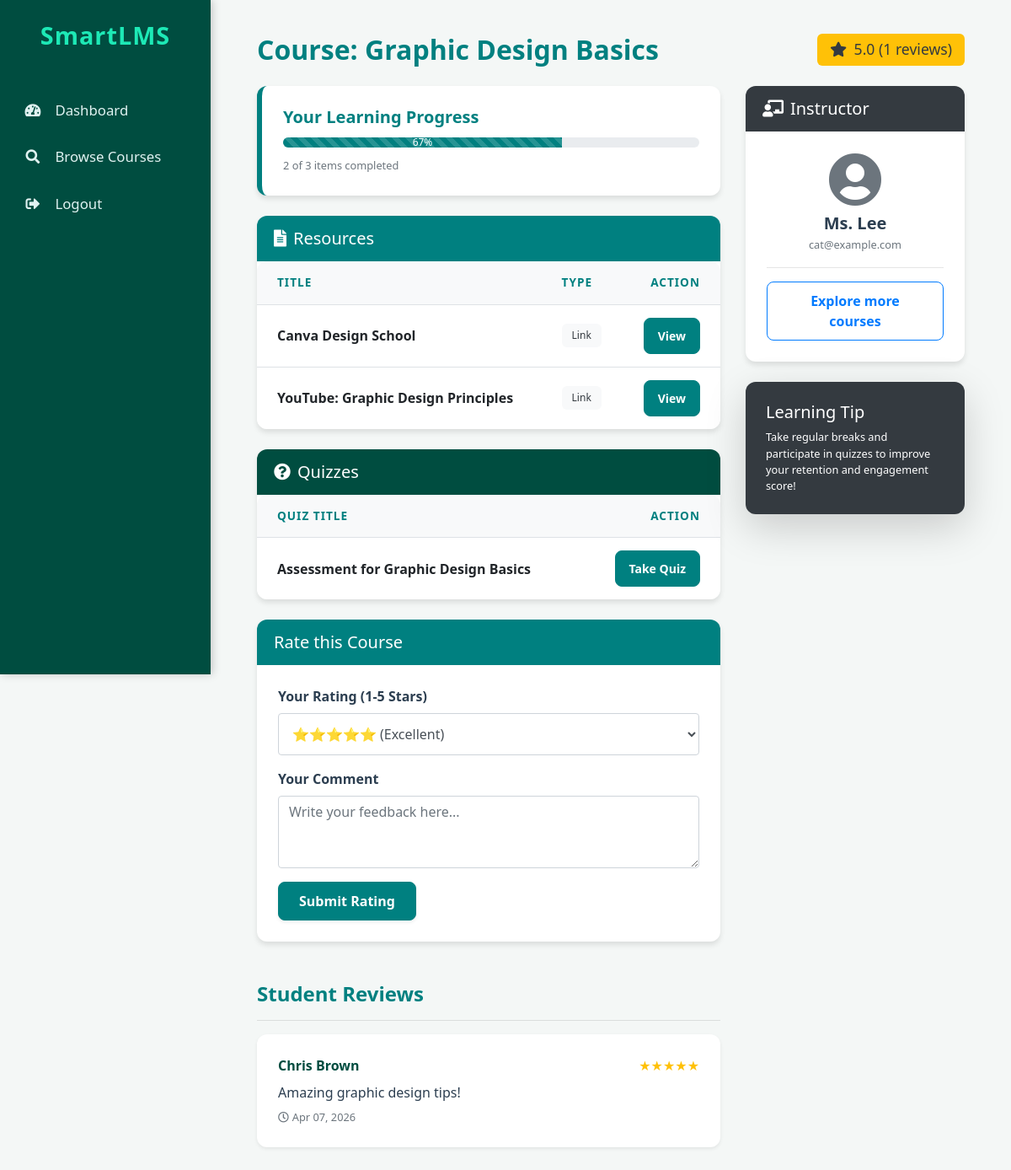
Screenshot of /SmartLMS/public/course_details.php?course_id=6 (signed in) with the database file from the repository.
### tables this page shows
CREATE TABLE `courses` (
  `id` int(11) NOT NULL,
  `title` varchar(255) NOT NULL,
  `description` text DEFAULT NULL,
  `instructor_id` int(11) DEFAULT NULL,
  `created_at` timestamp NOT NULL DEFAULT current_timestamp(),
  `tags` varchar(255) DEFAULT NULL
);

CREATE TABLE `resources` (
  `id` int(11) NOT NULL,
  `course_id` int(11) DEFAULT NULL,
  `title` varchar(255) NOT NULL,
  `resource_type` enum('file','link') NOT NULL,
  `path` varchar(255) DEFAULT NULL,
  `link` text DEFAULT NULL,
  `tags` varchar(255) DEFAULT NULL,
  `created_at` timestamp NOT NULL DEFAULT current_timestamp()
);

CREATE TABLE `quizzes` (
  `id` int(11) NOT NULL,
  `course_id` int(11) DEFAULT NULL,
  `title` varchar(255) NOT NULL,
  `created_at` timestamp NOT NULL DEFAULT current_timestamp()
);

CREATE TABLE `course_ratings` (
  `id` int(11) NOT NULL,
  `course_id` int(11) DEFAULT NULL,
  `student_id` int(11) DEFAULT NULL,
  `rating` int(11) DEFAULT NULL CHECK (`rating` >= 1 and `rating` <= 5),
  `comment` text DEFAULT NULL,
  `created_at` timestamp NOT NULL DEFAULT current_timestamp()
);

CREATE TABLE `users` (
  `id` int(11) NOT NULL,
  `first_name` varchar(255) NOT NULL,
  `last_name` varchar(255) NOT NULL,
  `email` varchar(255) NOT NULL,
  `username` varchar(255) NOT NULL,
  `password` varchar(255) NOT NULL,
  `role` enum('learner','instructor') NOT NULL,
  `created_at` timestamp NOT NULL DEFAULT current_timestamp()
);

### SmartLMS/public/course_details.php (the view, shortened to what this page needs)
<?php include 'includes/header.php'; ?>
<?php
require_once '../data/db.php';
if (isset($_GET['course_id'])) {
    $course_id = $_GET['course_id'];
    $student_id = $_SESSION['id'];
} else {
    header("location: learner_dashboard.php");
    exit;
}
?>
<?php include 'includes/sidebar.php'; ?>
<div class="main-content">
    <div class="container-fluid">
        <?php
        $course_sql = "SELECT c.title, u.first_name, u.last_name, u.email, u.id as instructor_id
                       FROM courses c
                       JOIN users u ON c.instructor_id = u.id
                       WHERE c.id = ?";
        if ($stmt_course = $conn->prepare($course_sql)) {
            $stmt_course->bind_param("i", $course_id);
            $stmt_course->execute();
            $course_data = $stmt_course->get_result()->fetch_assoc();
        }
        ?>
        <div class="d-flex justify-content-between align-items-center mb-4">
            <h2 class="mb-0 font-weight-bold" style="color: var(--primary-teal);">Course: <?php echo htmlspecialchars($course_data['title']); ?></h2>
            <?php
            $avg_res = $conn->query("SELECT AVG(rating) as avg_r, COUNT(*) as count_r FROM course_ratings WHERE course_id = $course_id");
            $avg_data = $avg_res->fetch_assoc();
            if ($avg_data['count_r'] > 0) {
                echo "<div><span class='badge bg-warning text-dark' style='font-size: 1.1rem; padding: 10px 15px;'><i class='fas fa-star mr-1'></i> " . number_format($avg_data['avg_r'], 1) . " (" . $avg_data['count_r'] . " reviews)</span></div>";
            }
            ?>
        </div>
        <div class="row">
            <div class="col-md-8">
                <?php
                $res_count_sql = "SELECT COUNT(*) as total FROM resources WHERE course_id = $course_id";
                $total_res = $conn->query($res_count_sql)->fetch_assoc()['total'];
                $res_comp_sql = "SELECT COUNT(DISTINCT resource_id) as comp FROM resource_completions WHERE student_id = $student_id AND resource_id IN (SELECT id FROM resources WHERE course_id = $course_id)";
                $completed_res = $conn->query($res_comp_sql)->fetch_assoc()['comp'];
                $quiz_count_sql = "SELECT COUNT(*) as total FROM quizzes WHERE course_id = $course_id";
                $total_quizzes = $conn->query($quiz_count_sql)->fetch_assoc()['total'];
                $quiz_comp_sql = "SELECT COUNT(DISTINCT quiz_id) as comp FROM quiz_attempts WHERE student_id = $student_id AND quiz_id IN (SELECT id FROM quizzes WHERE course_id = $course_id)";
                $completed_quizzes = $conn->query($quiz_comp_sql)->fetch_assoc()['comp'];
                $total_items = $total_res + $total_quizzes;
                $completed_items = $completed_res + $completed_quizzes;
                $percentage = ($total_items > 0) ? round(($completed_items / $total_items) * 100) : 0;
                ?>
                <div class="card mb-4 border-left-primary">
                    <div class="card-body">
                        <h5 class="card-title font-weight-bold" style="color: var(--primary-teal);">Your Learning Progress</h5>
                        <div class="progress mb-2">
                            <div class="progress-bar progress-bar-striped progress-bar-animated" role="progressbar" style="width: <?php echo $percentage; ?>%; background-color: var(--primary-teal);"><?php echo $percentage; ?>%</div>
                        </div>
                        <small class="text-muted"><?php echo $completed_items; ?> of <?php echo $total_items; ?> items completed</small>
                    </div>
                </div>
                <div class="card mb-4">
                    <div class="card-header">
                        <h5 class="mb-0"><i class="fas fa-file-alt mr-2"></i>Resources</h5>
                    </div>
                    <div class="card-body p-0">
                        <table class="table mb-0 table-hover">
                            <thead><tr><th class="px-4 border-0">Title</th><th class="border-0">Type</th><th class="px-4 border-0 text-right">Action</th></tr></thead>
                            <tbody>
                                <?php
                                $sql_resources = "SELECT * FROM resources WHERE course_id = $course_id";
                                $result_resources = $conn->query($sql_resources);
                                while ($row = $result_resources->fetch_assoc()) {
                                    echo "<tr>";
                                    echo "<td class='px-4 font-weight-bold'>" . htmlspecialchars($row['title']) . "</td>";
                                    echo "<td><span class='badge bg-light text-dark'>" . ucfirst($row['resource_type']) . "</span></td>";
                                    echo "<td class='px-4 text-right'><a href='view_resource.php?id=" . $row['id'] . "' class='btn btn-primary btn-sm px-3'>View</a></td>";
                                    echo "</tr>";
                                }
                                ?>
                            </tbody>
                        </table>
                    </div>
                </div>
                <div class="card mb-4">
                    <div class="card-header" style="background-color: var(--dark-teal);">
                        <h5 class="mb-0"><i class="fas fa-question-circle mr-2"></i>Quizzes</h5>
                    </div>
                    <div class="card-body p-0">
                        <table class="table mb-0 table-hover">
                            <thead><tr><th class="px-4 border-0">Quiz Title</th><th class="px-4 border-0 text-right">Action</th></tr></thead>
                            <tbody>
                                <?php
                                $sql_quizzes = "SELECT * FROM quizzes WHERE course_id = $course_id";
                                $result_quizzes = $conn->query($sql_quizzes);
                                while ($row = $result_quizzes->fetch_assoc()) {
                                    echo "<tr>";
                                    echo "<td class='px-4 font-weight-bold'>" . htmlspecialchars($row['title']) . "</td>";
                                    echo "<td class='px-4 text-right'><a href='take_quiz.php?quiz_id=" . $row['id'] . "' class='btn btn-primary btn-sm px-3'>Take Quiz</a></td>";
                                    echo "</tr>";
                                }
                                ?>
                            </tbody>
                        </table>
                    </div>
                </div>
                <div class="card mb-5">
                    <div class="card-header">
                        <h5 class="mb-0">Rate this Course</h5>
                    </div>
                    <div class="card-body">
                        <form method="POST">
                            <div class="form-group">
                                <label class="font-weight-bold">Your Rating (1-5 Stars)</label>
                                <select name="rating" class="form-control" required style="height: auto; padding: 12px;">
                                    <option value="5">⭐⭐⭐⭐⭐ (Excellent)</option>
                                </select>
                            </div>
                            <div class="form-group">
                                <label class="font-weight-bold">Your Comment</label>
                                <textarea name="comment" class="form-control" rows="3" placeholder="Write your feedback here..."></textarea>
                            </div>
                            <button type="submit" name="submit_rating" class="btn btn-primary shadow-sm px-4">Submit Rating</button>
                        </form>
                    </div>
                </div>
                <div class="mt-4">
                    <h4 class="font-weight-bold mb-3" style="color: var(--primary-teal);">Student Reviews</h4>
                    <hr>
                    <?php
                    $sql_reviews = "SELECT r.*, u.first_name, u.last_name FROM course_ratings r JOIN users u ON r.student_id = u.id WHERE r.course_id = $course_id ORDER BY r.created_at DESC";
                    $res_reviews = $conn->query($sql_reviews);
                    if ($res_reviews->num_rows > 0) {
                        while($rev = $res_reviews->fetch_assoc()) {
                            echo "<div class='card mb-3 border-0 shadow-sm'>";
                            echo "<div class='card-body'>";
                            echo "<div class='d-flex justify-content-between align-items-center mb-2'>";
                            echo "<strong style='color: var(--dark-teal);'>" . $rev['first_name'] . " " . $rev['last_name'] . "</strong>";
                            echo "<span class='text-warning'>";
                            for($i=0; $i<$rev['rating']; $i++) echo "★";
                            echo "</span></div>";
                            echo "<p class='mb-1'>" . htmlspecialchars($rev['comment']) . "</p>";
                            echo "<small class='text-muted'><i class='far fa-clock mr-1'></i>" . date('M d, Y', strtotime($rev['created_at'])) . "</small>";
                            echo "</div></div>";
                        }
                    } else {
                        echo "<div class='alert alert-light border text-center p-4'>No reviews yet. Be the first to rate!</div>";
                    }
                    ?>
                </div>
            </div>
            <div class="col-md-4">
                <div class="card mb-4 border-0">
                    <div class="card-header" style="background-color: #343a40;">
                        <h5 class="mb-0"><i class="fas fa-chalkboard-teacher mr-2"></i>Instructor</h5>
                    </div>
                    <div class="card-body">
                        <div class="text-center mb-3">
                            <i class="fas fa-user-circle fa-4x text-muted mb-2"></i>
                            <h5 class="font-weight-bold mb-0"><?php echo htmlspecialchars($course_data['first_name'] . ' ' . $course_data['last_name']); ?></h5>
                            <small class="text-muted"><?php echo htmlspecialchars($course_data['email']); ?></small>
                        </div>
                        <hr>
                        <a href="instructor_courses.php?instructor_id=<?php echo $course_data['instructor_id']; ?>" class="btn btn-outline-primary btn-block">Explore more courses</a>
                    </div>
                </div>
                <div class="card bg-dark text-white border-0 shadow-lg">
                    <div class="card-body p-4">
                        <h5>Learning Tip</h5>
                        <p class="small mb-0 opacity-75">Take regular breaks and participate in quizzes to improve your retention and engagement score!</p>
                    </div>
                </div>
            </div>
        </div>
    </div>
</div>
<?php include 'includes/footer.php'; ?>

### SmartLMS/public/css/style.css (style rules this page uses)
:root { --primary-teal: #008080; --dark-teal: #004d40; --light-teal: #20c997; --accent-teal: #1de9b6; --bg-light: #f4f7f6; --text-dark: #2c3e50; --white: #ffffff; --shadow: 0 4px 6px rgba(0,0,0,0.1); --shadow-hover: 0 10px 15px rgba(0,0,0,0.15); --transition: all 0.3s ease; }
body { font-family: 'Segoe UI', Tahoma, Geneva, Verdana, sans-serif; background-color: var(--bg-light); color: var(--text-dark); margin: 0; }
.main-content { margin-left: 250px; padding: 40px; min-height: 100vh; }
.card { border: none; border-radius: 12px; background: var(--white); box-shadow: var(--shadow); transition: var(--transition); margin-bottom: 25px; overflow: hidden; }
.card-header { background-color: var(--primary-teal); color: var(--white); font-weight: 600; border-bottom: none; padding: 15px 20px; }
.card-body { padding: 25px; }
.btn { border-radius: 8px; padding: 10px 20px; font-weight: 600; transition: var(--transition); }
.btn-primary { background-color: var(--primary-teal); border-color: var(--primary-teal); }
.table { background: var(--white); border-radius: 12px; overflow: hidden; border-collapse: separate; border-spacing: 0; }
.table thead th { background-color: #f8f9fa; color: var(--primary-teal); border-top: none; text-transform: uppercase; font-size: 0.85rem; letter-spacing: 1px; padding: 15px; }
.table tbody tr { transition: var(--transition); }
.table td { padding: 15px; vertical-align: middle; }
.progress { height: 12px !important; border-radius: 10px; background-color: #e9ecef; }
.progress-bar { background-color: var(--primary-teal); }
.badge { padding: 8px 12px; border-radius: 6px; font-weight: 500; }
.border-left-primary { border-left: 6px solid var(--primary-teal) !important; }

### rows the page displays
courses: title "Graphic Design Basics", instructor.last_name "Ms. Lee", instructor.email "cat@example.com"
resources: title "Canva Design School", resource_type "Link"
resources: title "YouTube: Graphic Design Principles", resource_type "Link"
quizzes: title "Assessment for Graphic Design Basics"
course_ratings: student.first_name "Chris", student.last_name "Brown", rating 5 (drawn), comment "Amazing graphic design tips!", created_at "Apr 07, 2026"

### other values shown
$avg_data['avg_r'] "5.0"
$avg_data['count_r'] "1"
$percentage "67"
$completed_items "2"
$total_items "3"
